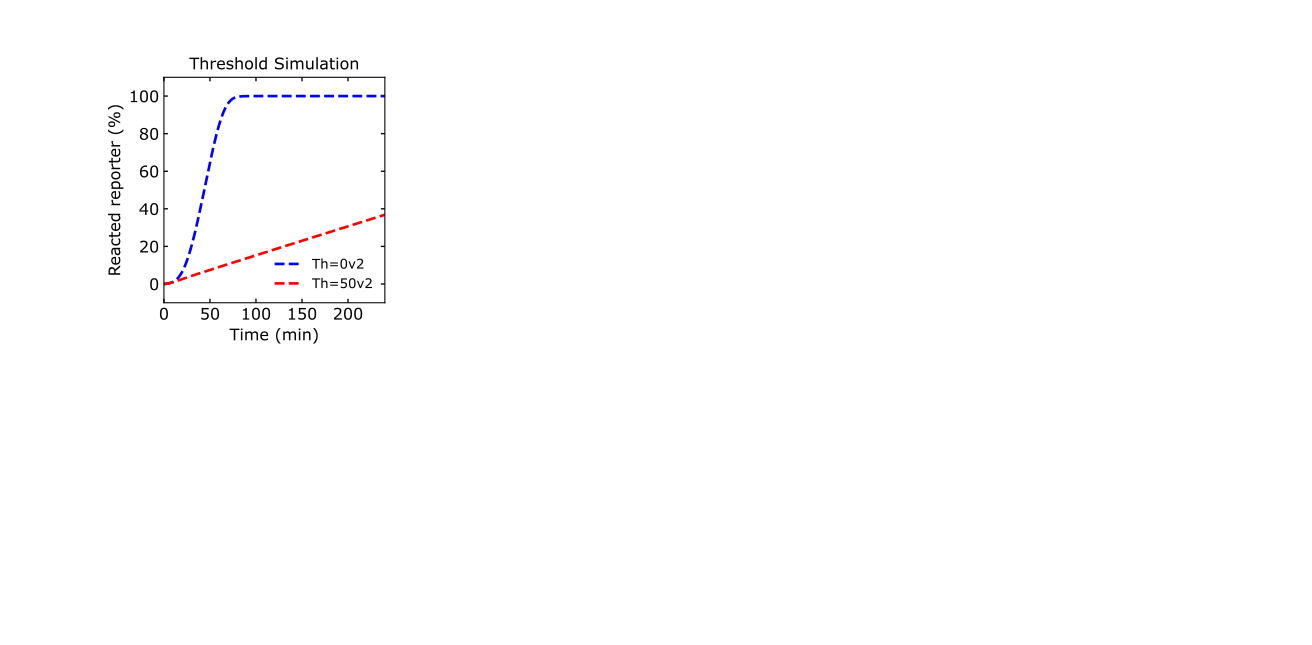

Write Python code to recreate this figure.
# -*- coding: utf-8 -*-
"""
Created on Thu Jul  7 16:03:45 2022

@author: tnm12
"""

import numpy as np
import scipy.integrate as spi
import matplotlib as mpl
import matplotlib.pyplot as plt
from matplotlib.ticker import MaxNLocator
from matplotlib import cm

import sys
import Simulatorv2021 as RSDs #import version 2.0.2.1 of simulator
    


##############################################################################
#Simulations
##############################################################################


IN_temp = 25 #input template

REP_con = 500 #reporter concentration

t_sim = np.linspace(0,6,1001)*3600 # seconds

thresh_con = [0,50] #threshold concentration

color = ['blue', 'red']
model1 = RSDs.RSD_sim(5) # define the model instance and # of domains

# specify species involved in the reaction
model1.molecular_species('G{1,2}',DNA_con=25)
model1.molecular_species('REP{2}',DNA_con=REP_con)
model1.molecular_species('I{1}',DNA_con=IN_temp)

for n in range(len(thresh_con)):
    model1.molecular_species('th{1}',DNA_con=thresh_con[n])

# simulate the model (input is simulation time)
    model1.simulate(t_sim)
    
    
    # pull out the species from the model solution to plot
    S2 = model1.output_concentration('S{2}')
    
    
    fs = 12 #font size
    
    plt.subplot(2,4,1)
    plt.plot(model1.t/60,(S2/REP_con)*100,color=color[n],linewidth=2,linestyle='--')
    plt.xticks(fontsize=fs)
    plt.yticks(fontsize=fs)
    plt.ylim(-10,110)
    plt.xlim(0,240)
    ax1 = plt.gca()
    ax1.xaxis.set_tick_params(which='both',size=3,width=1,direction='in',top='on')
    ax1.yaxis.set_tick_params(which='both',size=3,width=1,direction='in',right='on')
    plt.xlabel('Time (min)',fontsize=fs)
    plt.ylabel('Reacted reporter (%)',fontsize=fs)
    plt.title('Threshold Simulation')
    plt.legend(['Th=0v2','Th=50v2'],frameon=False)
